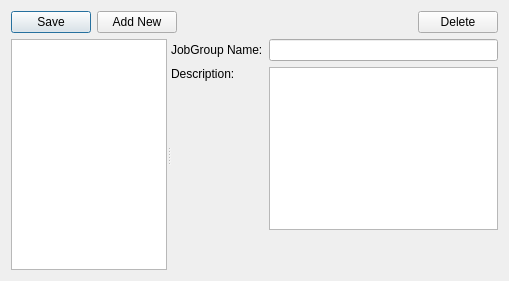
<?xml version="1.0" encoding="UTF-8"?>
<ui version="4.0">
 <class>JobGroupEditor</class>
 <widget class="QDialog" name="JobGroupEditor">
  <property name="geometry">
   <rect>
    <x>0</x>
    <y>0</y>
    <width>509</width>
    <height>281</height>
   </rect>
  </property>
  <property name="windowTitle">
   <string>Job Groups</string>
  </property>
  <layout class="QVBoxLayout" name="verticalLayout">
   <item>
    <layout class="QHBoxLayout" name="horizontalLayout">
     <item>
      <widget class="QPushButton" name="cmdSave">
       <property name="text">
        <string>Save</string>
       </property>
      </widget>
     </item>
     <item>
      <widget class="QPushButton" name="cmdNewJobGroup">
       <property name="text">
        <string>Add New</string>
       </property>
      </widget>
     </item>
     <item>
      <spacer name="horizontalSpacer">
       <property name="orientation">
        <enum>Qt::Horizontal</enum>
       </property>
       <property name="sizeHint" stdset="0">
        <size>
         <width>40</width>
         <height>20</height>
        </size>
       </property>
      </spacer>
     </item>
     <item>
      <widget class="QPushButton" name="cmdDeleteJobGroup">
       <property name="text">
        <string>Delete</string>
       </property>
      </widget>
     </item>
    </layout>
   </item>
   <item>
    <widget class="QSplitter" name="splitter">
     <property name="sizePolicy">
      <sizepolicy hsizetype="Expanding" vsizetype="Preferred">
       <horstretch>0</horstretch>
       <verstretch>2</verstretch>
      </sizepolicy>
     </property>
     <property name="orientation">
      <enum>Qt::Horizontal</enum>
     </property>
     <widget class="QListView" name="lstJobGroups">
      <property name="maximumSize">
       <size>
        <width>156</width>
        <height>16777215</height>
       </size>
      </property>
     </widget>
     <widget class="QWidget" name="layoutWidget">
      <layout class="QGridLayout" name="gridLayout">
       <item row="1" column="1">
        <widget class="QPlainTextEdit" name="txtDescription">
         <property name="sizePolicy">
          <sizepolicy hsizetype="Expanding" vsizetype="Preferred">
           <horstretch>0</horstretch>
           <verstretch>1</verstretch>
          </sizepolicy>
         </property>
        </widget>
       </item>
       <item row="0" column="0">
        <widget class="QLabel" name="label">
         <property name="text">
          <string>JobGroup Name:</string>
         </property>
        </widget>
       </item>
       <item row="1" column="0">
        <widget class="QLabel" name="label_2">
         <property name="text">
          <string>Description:</string>
         </property>
         <property name="alignment">
          <set>Qt::AlignLeading|Qt::AlignLeft|Qt::AlignTop</set>
         </property>
        </widget>
       </item>
       <item row="0" column="1">
        <widget class="QLineEdit" name="txtJobGroup"/>
       </item>
       <item row="2" column="1">
        <spacer name="verticalSpacer">
         <property name="orientation">
          <enum>Qt::Vertical</enum>
         </property>
         <property name="sizeHint" stdset="0">
          <size>
           <width>20</width>
           <height>40</height>
          </size>
         </property>
        </spacer>
       </item>
      </layout>
     </widget>
    </widget>
   </item>
  </layout>
 </widget>
 <resources/>
 <connections/>
</ui>
